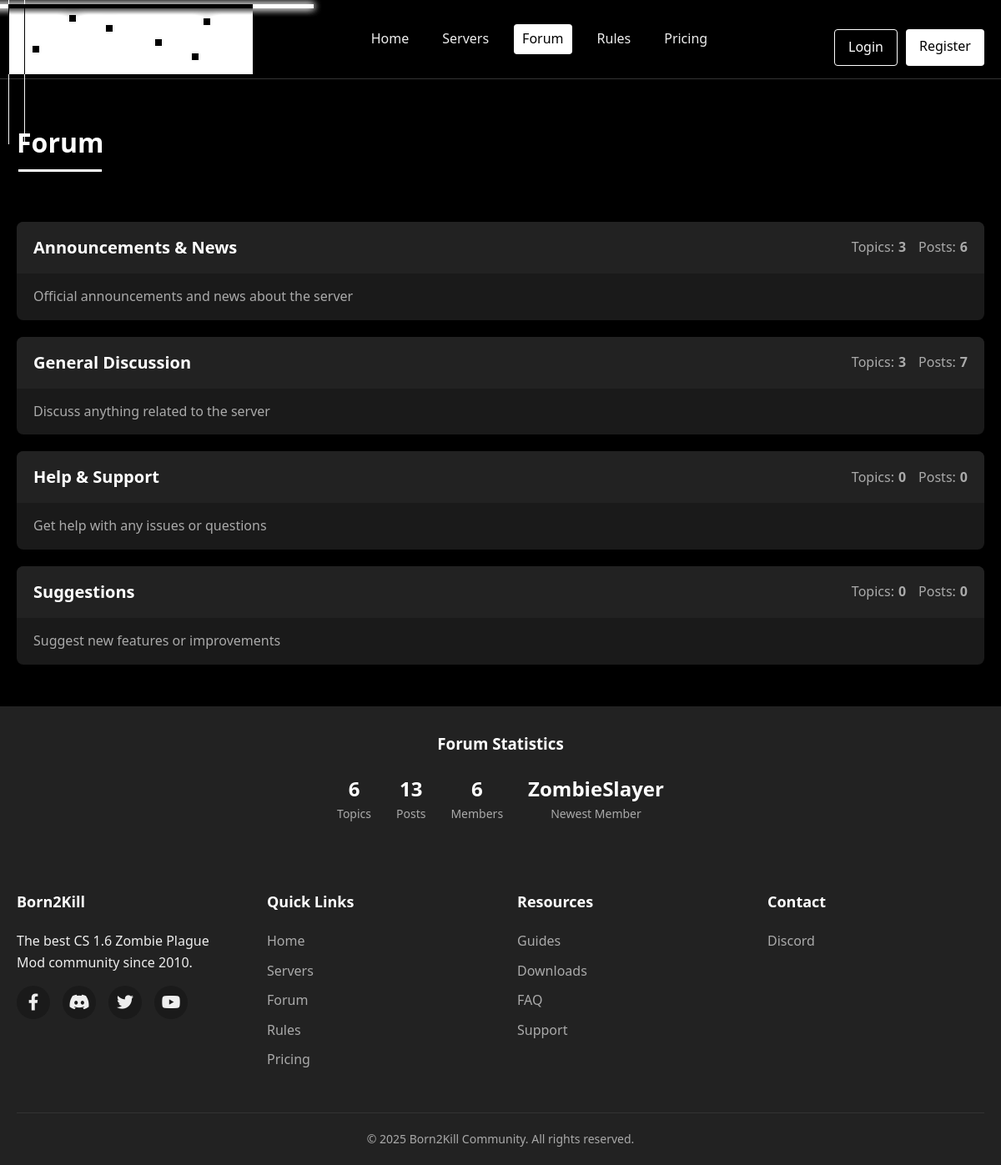
The app's page /php/forum.php with its own data.
### tables this page shows
CREATE TABLE IF NOT EXISTS forum_categories (
    id INT AUTO_INCREMENT PRIMARY KEY,
    name VARCHAR(100) NOT NULL,
    description TEXT,
    sort_order INT DEFAULT 0
);

CREATE TABLE IF NOT EXISTS users (
    id INT AUTO_INCREMENT PRIMARY KEY,
    username VARCHAR(50) UNIQUE NOT NULL,
    password VARCHAR(255) NOT NULL,
    email VARCHAR(100) UNIQUE NOT NULL,
    registration_date TIMESTAMP DEFAULT CURRENT_TIMESTAMP,
    last_login TIMESTAMP NULL,
    avatar VARCHAR(255) DEFAULT 'default.jpg',
    is_admin TINYINT(1) DEFAULT 0,
    vip_status VARCHAR(20) DEFAULT 'none',
    vip_expires TIMESTAMP NULL,
    level INT DEFAULT 1,
    points INT DEFAULT 0,
    packs INT DEFAULT 0
);

### php/config.php (called while the page is built, shortened)
<?php
$db_host = "localhost";
$db_name = "";
$db_user = "";
$db_pass = "";
$conn = new mysqli($db_host, $db_user, $db_pass, $db_name);
$conn->set_charset("utf8mb4");
function getForumCategories() {
    global $conn;
    $sql = "SELECT c.*,
           (SELECT COUNT(*) FROM forum_topics WHERE category_id = c.id) as topics_count,
           (SELECT COUNT(*) FROM forum_posts p JOIN forum_topics t ON p.topic_id = t.id WHERE t.category_id = c.id) as posts_count
           FROM forum_categories c
           ORDER BY c.sort_order";
    $result = $conn->query($sql);
    $categories = [];
    if ($result->num_rows > 0) {
        while ($row = $result->fetch_assoc()) {
            $categories[] = $row;
        }
    }
    return $categories;
}

### php/forum.php (the view, shortened to what this page needs)
<?php
require_once 'config.php';
$categories = getForumCategories();
?>
<!DOCTYPE html>
<html lang="en">
<head>
    <link rel="stylesheet" href="css/style.css">
    <link rel="stylesheet" href="https://cdnjs.cloudflare.com/ajax/libs/font-awesome/6.0.0/css/all.min.css">
</head>
<body>
    <?php include 'includes/header.php'; ?>
    <section class="forum-main">
        <div class="container">
            <div class="forum-header-main">
                <h2 class="section-title">Forum</h2>
            </div>
            <div class="forum-grid">
                <?php foreach ($categories as $category): ?>
                <div class="forum-card">
                    <div class="forum-header">
                        <div class="forum-title">
                            <a href="category.php?id=<?php echo $category['id']; ?>"><?php echo htmlspecialchars($category['name']); ?></a>
                        </div>
                        <div class="forum-stats">
                            <div class="forum-stat">
                                <span>Topics:</span>
                                <strong><?php echo $category['topics_count']; ?></strong>
                            </div>
                            <div class="forum-stat">
                                <span>Posts:</span>
                                <strong><?php echo $category['posts_count']; ?></strong>
                            </div>
                        </div>
                    </div>
                    <div class="forum-description">
                        <?php echo htmlspecialchars($category['description']); ?>
                    </div>
                </div>
                <?php endforeach; ?>
            </div>
        </div>
    </section>
    <section class="forum-stats-section">
        <div class="container">
            <h3>Forum Statistics</h3>
            <div class="stats-flex">
                <?php
                $totalTopics = $conn->query("SELECT COUNT(*) as count FROM forum_topics")->fetch_assoc()['count'];
                $totalPosts = $conn->query("SELECT COUNT(*) as count FROM forum_posts")->fetch_assoc()['count'];
                $totalUsers = $conn->query("SELECT COUNT(*) as count FROM users")->fetch_assoc()['count'];
                $newestUser = $conn->query("SELECT username FROM users ORDER BY registration_date DESC LIMIT 1")->fetch_assoc()['username'];
                ?>
                <div class="stat-item">
                    <span class="stat-number"><?php echo $totalTopics; ?></span>
                    <span class="stat-label">Topics</span>
                </div>
                <div class="stat-item">
                    <span class="stat-number"><?php echo $totalPosts; ?></span>
                    <span class="stat-label">Posts</span>
                </div>
                <div class="stat-item">
                    <span class="stat-number"><?php echo $totalUsers; ?></span>
                    <span class="stat-label">Members</span>
                </div>
                <div class="stat-item">
                    <span class="stat-value"><?php echo htmlspecialchars($newestUser); ?></span>
                    <span class="stat-label">Newest Member</span>
                </div>
            </div>
        </div>
    </section>
    <?php include 'includes/footer.php'; ?>
</body>
</html>

### php/css/style.css (style rules this page uses)
:root { --primary: #ffffff; --secondary: #222; --accent: #888; --bg-dark: #000000; --bg-light: #1a1a1a; --text: #eee; --text-muted: #aaa; --border: #333; --success: #5cb85c; --error: #d9534f; }
* { margin: 0; padding: 0; box-sizing: border-box; font-family: 'Segoe UI', Tahoma, Geneva, Verdana, sans-serif; }
body { background-color: var(--bg-dark); color: var(--text); line-height: 1.6; }
a { color: var(--accent); text-decoration: none; transition: all 0.3s ease; }
.container { width: 100%; max-width: 1200px; margin: 0 auto; padding: 0 20px; }
.section-title { font-size: 32px; text-align: center; margin-bottom: 40px; position: relative; color: var(--primary); }
.section-title::after { content: ''; position: absolute; bottom: -10px; left: 50%; transform: translateX(-50%); width: 100px; height: 3px; background-color: var(--primary); }
.stat-item { display: flex; flex-direction: column; }
.stat-label { font-size: 12px; color: var(--text-muted); }
.stat-value { font-size: 18px; font-weight: 600; }
.forum-main { padding: 50px 0; background-color: var(--bg-dark); }
.forum-header-main { display: flex; justify-content: space-between; align-items: center; margin-bottom: 30px; }
.forum-grid { display: grid; grid-template-columns: 1fr; gap: 20px; }
.forum-card { background-color: var(--bg-light); border-radius: 8px; overflow: hidden; transition: transform 0.3s ease; }
.forum-header { background-color: var(--secondary); padding: 15px 20px; display: flex; justify-content: space-between; align-items: center; }
.forum-title { font-size: 20px; font-weight: 600; }
.forum-title a { color: var(--primary); }
.forum-stats { display: flex; align-items: center; gap: 15px; }
.forum-stat { display: flex; align-items: center; gap: 5px; color: var(--text-muted); }
.forum-description { padding: 15px 20px; color: var(--text-muted); }
.forum-stats-section { padding: 30px 0; background-color: var(--secondary); text-align: center; }
.forum-stats-section h3 { margin-bottom: 20px; color: var(--primary); }
.stats-flex { display: flex; justify-content: center; flex-wrap: wrap; gap: 30px; }
.stat-item { display: flex; flex-direction: column; align-items: center; }
.stat-number, .stat-value { font-size: 24px; font-weight: 600; color: var(--primary); }
.stat-label { font-size: 14px; color: var(--text-muted); }

### records on screen
forum_categories: name "Announcements & News", topics_count "3", posts_count "6", description "Official announcements and news about the server"
forum_categories: name "General Discussion", topics_count "3", posts_count "7", description "Discuss anything related to the server"
forum_categories: name "Help & Support", topics_count "0", posts_count "0", description "Get help with any issues or questions"
forum_categories: name "Suggestions", topics_count "0", posts_count "0", description "Suggest new features or improvements"
users: username "ZombieSlayer"

### other values on screen
$totalTopics "6"
$totalPosts "13"
$totalUsers "6"
